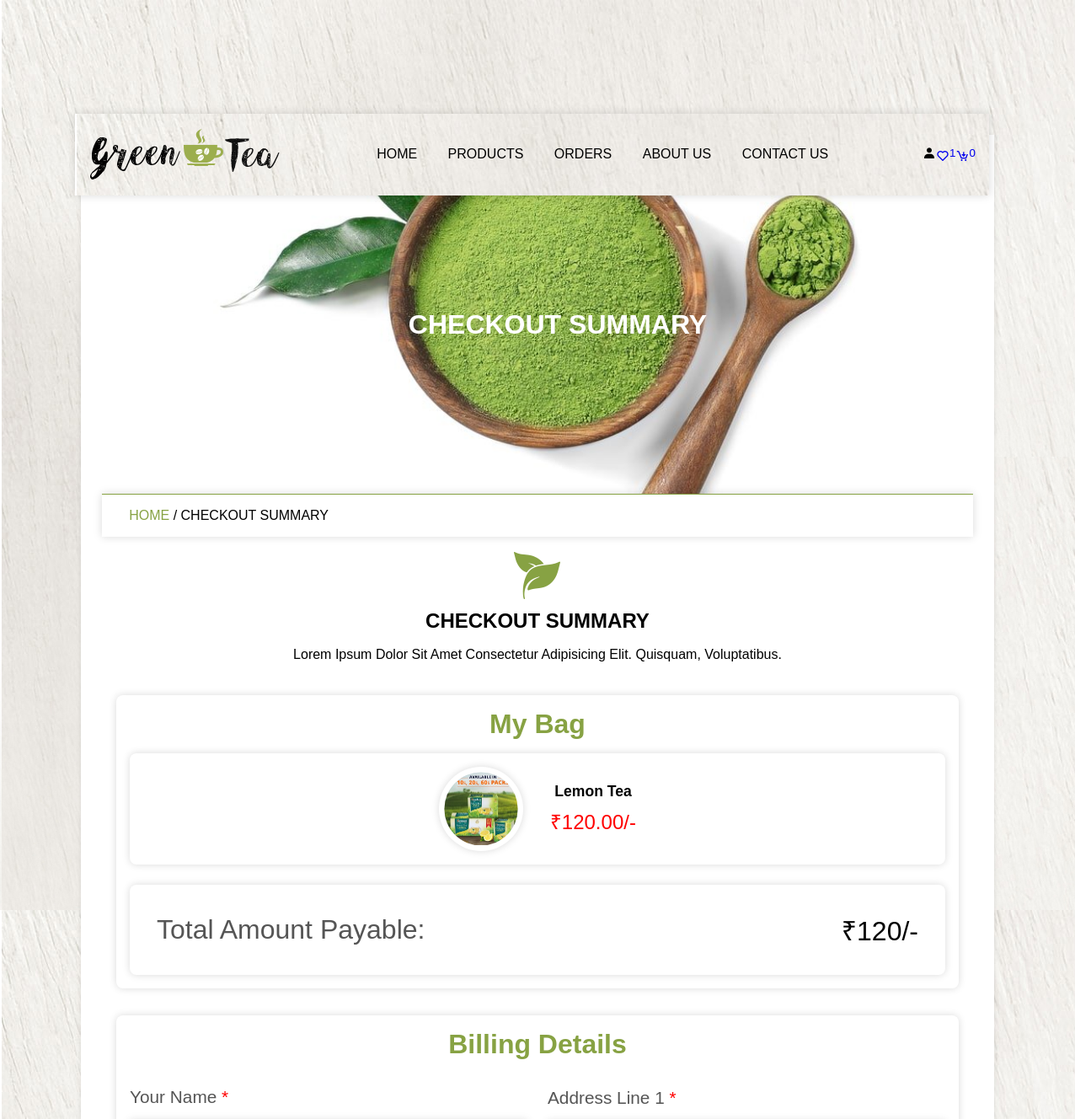
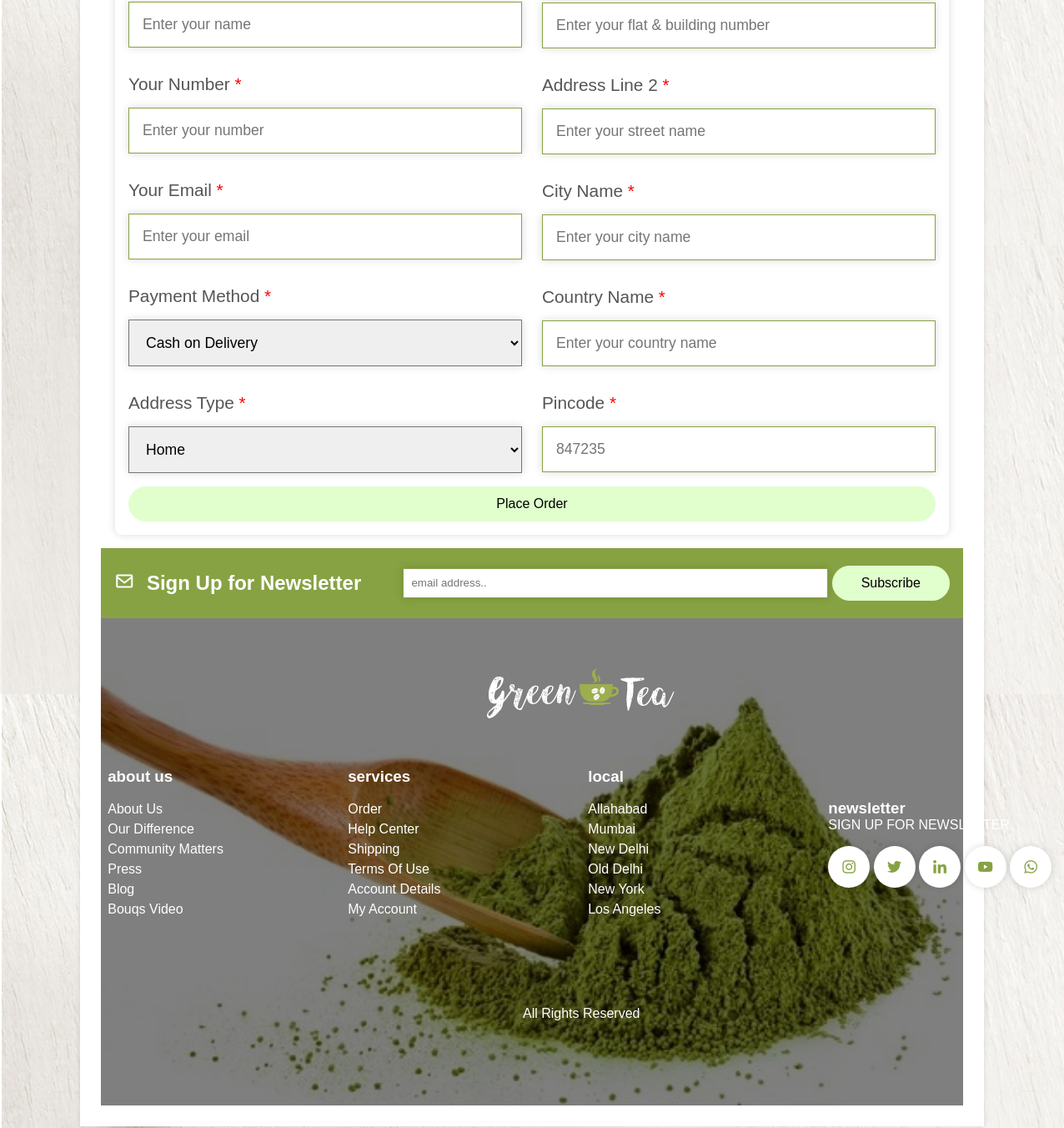
The app's page /checkout.php?get_id=1 with its own data (2 pictures, top to bottom).
### tables this page shows
CREATE TABLE `product` (
  `id` int(11) NOT NULL,
  `name` varchar(255) NOT NULL,
  `price` decimal(10,2) NOT NULL,
  `image` varchar(255) NOT NULL,
  `details` text NOT NULL,
  `created_at` timestamp NOT NULL DEFAULT current_timestamp()
);

### checkout.php (the view, shortened to what this page needs)
<?php
include 'components/connection.php';
?>
<!DOCTYPE html>
<html lang="en">
<head>
    <link rel="stylesheet" href="coder.css" type="text/css">
    <link href='https://unpkg.com/boxicons@2.1.4/css/boxicons.min.css' rel='stylesheet'>
</head>
<body>
<?php include 'components/home.php'; ?>
<div class="main">
    <div class="banner">
        <h1>Checkout Summary</h1>
    </div>
    <div class="title2">
        <a href="head.php">Home</a><span> / Checkout Summary</span>
    </div>
    <section class="checkout">
        <div class="title">
            <img src="components/img/download.png" class="logo">
            <h1>Checkout Summary</h1>
            <p>Lorem ipsum dolor sit amet consectetur adipisicing elit. Quisquam, voluptatibus.</p>
        </div>
        <div class="row">
            <form method="post">
                <h3>Billing Details</h3>
                <div class="flex">
                    <div class="box">
                        <div class="input-field">
                            <p>Your Name <span>*</span></p>
                            <input type="text" name="name" required maxlength="50" placeholder="Enter your name" class="input">
                        </div>
                        <div class="input-field">
                            <p>Your Number <span>*</span></p>
                            <input type="number" name="number" required maxlength="10" placeholder="Enter your number" class="input">
                        </div>
                        <div class="input-field">
                            <p>Your Email <span>*</span></p>
                            <input type="email" name="email" required maxlength="50" placeholder="Enter your email" class="input">
                        </div>
                        <div class="input-field">
                            <p>Payment Method <span>*</span></p>
                            <select name="method" class="input">
                                <option value="cash on delivery">Cash on Delivery</option>
                            </select>
                        </div>
                        <div class="input-field">
                            <p>Address Type <span>*</span></p>
                            <select name="address_type" class="input">
                                <option value="home">Home</option>
                            </select>
                        </div>
                    </div>
                    <div class="box">
                        <div class="input-field">
                            <p>Address Line 1 <span>*</span></p>
                            <input type="text" name="flat" required maxlength="50" placeholder="Enter your flat & building number" class="input">
                        </div>
                        <div class="input-field">
                            <p>Address Line 2 <span>*</span></p>
                            <input type="text" name="street" required maxlength="50" placeholder="Enter your street name" class="input">
                        </div>
                        <div class="input-field">
                            <p>City Name <span>*</span></p>
                            <input type="text" name="city" required maxlength="50" placeholder="Enter your city name" class="input">
                        </div>
                        <div class="input-field">
                            <p>Country Name <span>*</span></p>
                            <input type="text" name="country" required maxlength="50" placeholder="Enter your country name" class="input">
                        </div>
                        <div class="input-field">
                            <p>Pincode <span>*</span></p>
                            <input type="text" name="pincode" required maxlength="6" placeholder="847235" class="input">
                        </div>
                    </div>
                </div>
                <button type="submit" name="place_order" class="btn">Place Order</button>
            </form>
            <div class="summary">
                <h3>My Bag</h3>
                <div class="box-container">
                <?php
                    $grand_total = 0;
                    if (isset($_GET['get_id'])) {
                        $select_get = $conn->prepare("SELECT * FROM product WHERE id = ?");
                        $select_get->execute([$_GET['get_id']]);
                        while ($fetch_get = $select_get->fetch(PDO::FETCH_ASSOC)) {
                            $sub_total = $fetch_get['price'];
                            $grand_total += $sub_total;
                ?>
                    <div class="flex">
                        <img src="images/<?= $fetch_get['image']; ?>" class="image">
                        <div>
                            <h3 class="name"><?= $fetch_get['name']; ?></h3>
                            <p class="price">₹<?= $fetch_get['price']; ?>/-</p>
                        </div>
                    </div>
                <?php
                        }
                    }
                ?>
                </div>
                <div class="grand-total"><span>Total Amount Payable:</span> ₹<?= $grand_total ?>/-</div>
            </div>
        </div>
    </section>
    <?php include 'components/footer.php'; ?>
</div>
</body>
</html>

### coder.css (style rules this page uses)
* { margin:0; padding:0; box-sizing:border-box; }
:root { --green:#87a243; --light-green:#e0ffcd; --box-shadow:0 0 10px rgba(0 0 0/15%); }
html { font-size:16px; -ms-overflow-style: scrollbar; -webkit-tap-highlight-color:transparent; font-family: sans-serif; --ms-text-size-adjust:100%; -webkit-text-size-adjust: 100%; }
body { background-image: url('components/img/body-bg.jpg'); width:100%; }
.main { width:85vw; background:#fff; box-shadow:0 2px 6px 0 rgb(0 0 0/10%); margin: 1rem auto; margin-top:10rem; padding:2% }
a { text-decoration:none; }
.title { text-align:center; text-transform:uppercase; font-size:1rem; margin:1rem 0; line-height:2; }
.btn { line-height: 2; background-color: #e0ffcd; padding:5px 35px; display: inline-block; border-radius:30px; color:#000; text-transform:capitalize; font-family:inherit; font-size: 16px; cursor: pointer; user-select: none; position:relative; overflow:hidden; vertical-align: middle; transition: color 0.3s ease; z-index:2; }
.btn::before { position: absolute; content:''; left:0; top:0; background:var(--green); height:100%; width:0; z-index:-1; transition:width 0.3s ease; }
input, textarea { background:#fff; border: none; outline:none; padding:.6rem; box-shadow:var(--box-shadow); margin:.5rem 0; border:1px solid var(--green); width:100%; }
button { background:transparent; border:none; outline:none; cursor:pointer; }
.banner { background-image:url('components/img/banner.jpg'); background-size:cover; background-position:center; background-color: var(--green); width:100%; height:50vh; text-align:center; display:flex; justify-content:center; align-items:center; }
.banner h1 { text-transform: uppercase; color:#fff; margin-left:3rem; }
.title2 { border-top:1px solid var(--green); padding: 1rem 2rem; text-transform: uppercase; box-shadow:var(--box-shadow); }
.title2 a { color: var(--green); }
.flex { width:100%; display:flex; justify-content:space-between; align-items:center; position:relative; margin:0 auto; }
.box-container { display:grid; grid-template-columns:repeat(auto-fit,minmax(15rem,1fr)); }
.checkout .row { display:flex; flex-direction: column; flex-flow:column-reverse; }
.checkout .row form, .checkout .summary { box-shadow:var(--box-shadow); border-radius:.5rem; width:1000px; padding:1rem; margin:1rem auto; }
.checkout h3 { font-size:2rem; color:#000; padding-bottom:1rem; text-align:center; text-transform:capitalize; color:var(--green); }
.checkout .row form .input { width:100%; box-shadow:var(--box-shadow); padding:1rem; color:#000; font-size:1.1rem; margin:1rem 0; }
.checkout .row form .flex { display:flex; column-gap: 1.5rem; flex-wrap: wrap; }
.checkout .row form .flex .box { flex:1 1 20rem; }
.checkout .row form p { padding-top:1rem; font-size:1.3rem; color:#555; text-transform:capitalize; }
.checkout .row form p span { color:red; }
.checkout .row form .btn { width:100%; }
.summary .flex { box-shadow:var(--box-shadow); border-radius:.5rem; display:flex; align-items:center; justify-content:center; grid-template-columns: 1.5rem; padding:1rem; margin-right: .4rem; }
.summary .flex img { box-shadow:var(--box-shadow); border-radius:50%; width:100px; height:100px; padding:.4rem; margin-right:2rem; }
.summary .flex .name { font-size:1.1rem; padding-bottom:.5rem; text-transform:capitalize; color:#000; }
.summary .flex .price { font-size:1.5rem; color:red; }
.summary .grand-total { box-shadow:var(--box-shadow); border-radius: .5rem; padding:2rem; display:flex; justify-content:space-between; align-items:center; flex-wrap:wrap; font-size:2rem; margin-top:1.5rem; text-transform:capitalize; }
.summary .grand-total span { color:#555; }

### records on screen
product: image (picture), name "Lemon Tea", price "120.00"

### other values on screen
$total_wishlist_items "1"
$total_cart_items "0"
$grand_total "120"
